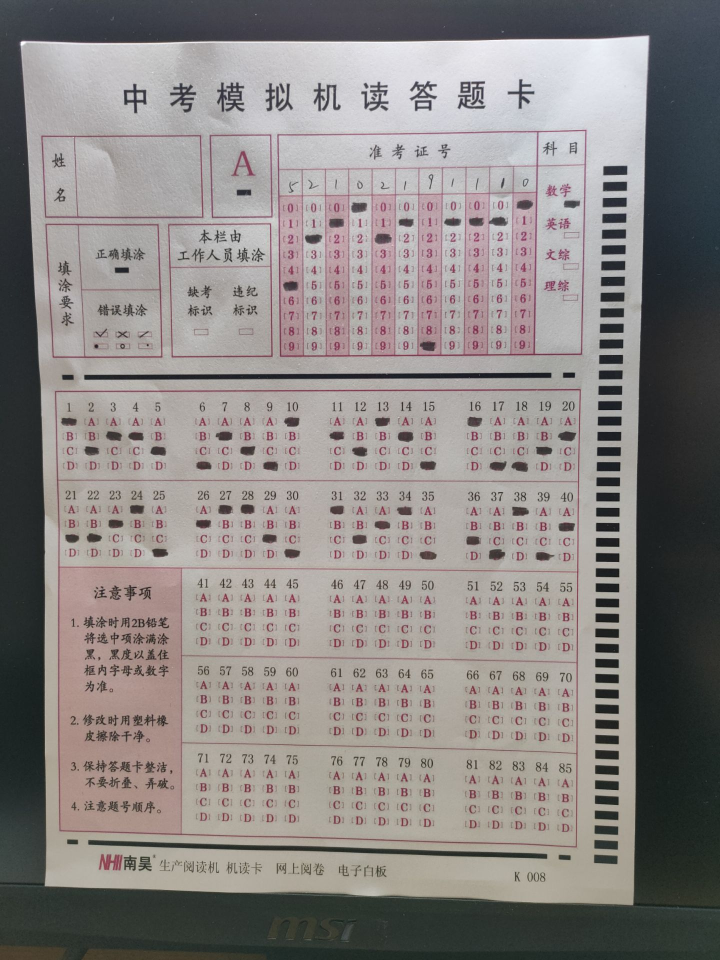
#> input picture img/2.jpg, 1440 x 1920 px (shown at 1/2 size)
$ python -i Segment.py   (imports and definitions only)   (older library calls are emulated)
#> lines starting #> are read from the running program, lines starting #| are printed output that depends on the picture; after the words box and inside, x2 and y2 are one past the last pixel; in counts of white or black regions, pixels touching at a corner belong together
### utils.py
import cv2
import numpy as np
import imutils as im
from MACROS import *


# [11 lines left out: function sobel_binarize, not called in this run]

def edge_detection(binary):
    """
    Perform edge detection on the input image.

    Parameters:
    binary (numpy.ndarray): Binary scale image.

    Returns:
    numpy.ndarray: The edge-detected image.
    """
    # [8 lines of commented-out code are left out]
    edge = im.auto_canny(binary)
    # edge = cv2.Canny(img, 50, 150)
    # cv2.imshow("Edge", edge)

    return edge


def line_length(line):
    """
    Calculate the length of the given line.

    Parameters:
    line (numpy.ndarray): The input line.

    Returns:
    float: The length of the given line.
    """
    if line is None:
        return 0

    x1, y1, x2, y2 = line
    return np.sqrt((x2 - x1) ** 2 + (y2 - y1) ** 2)


# [14 lines left out: function line_angle, not called in this run]

### modules/Hough.py
import cv2
import numpy as np
import imutils as im
from MACROS import *
from utils import *


def hough_longest_line(img, edge=None, constrain:callable=None, verbose=False, maxLineGap=20, minLineGap=20):
    """
    Find the longest line in the image using Hough transform.

    Parameters:
    img (numpy.ndarray): The input image.
    verbose (bool): Whether to show the intermediate results.

    Returns:
    numpy.ndarray: The longest line in the image.
    """
    if edge is None:
        gray = cv2.cvtColor(img, cv2.COLOR_BGR2GRAY)
        binary = sobel_binarize(gray)
        edge = edge_detection(binary)

    # Find the longest line
    lines = cv2.HoughLinesP(edge, 1, np.pi / 180, 100, minLineLength=100, maxLineGap=maxLineGap)
    if lines is None:
        raise InvalidLineError

    if verbose:
        temp = np.copy(img)
        for line in lines:
            x1, y1, x2, y2 = line[0]
            cv2.line(temp, (x1, y1), (x2, y2), (0, 255, 0), 1)
        cv2.namedWindow("Lines", cv2.WINDOW_NORMAL)
        cv2.imshow("Lines", temp)

    # Find the longest line
    longest_line = np.array([0, 0, 0, 0])
    for line in lines:
        # Validate the line
        if constrain is not None and not constrain(line[0]):
            continue
        if line_length(line[0]) > line_length(longest_line):
            longest_line = line[0]

    if verbose:
        temp = np.copy(img)
        x1, y1, x2, y2 = longest_line
        cv2.line(temp, (x1, y1), (x2, y2), (0, 255, 0), 2)
        cv2.namedWindow("Longest line", cv2.WINDOW_NORMAL)
        cv2.imshow("Longest line", temp)

    if line_length(longest_line) == 0:
        return None

    return longest_line


# [39 lines left out: function hough_intersection, not called in this run]

### MACROS.py
import numpy as np

# parameters for image processing
RESIZE_THRESHOLD_PIXEL = 2000
RESIZE_SCALE = 0.3
ADJUST_CONTRAST_ALPHA = 1.6

ADJUST_CONTRAST_BETA = 0

GAUSSIAN_KERNEL_HSIZE = 3
GAUSSIAN_KERNEL_SIGMA = 0
GAUSSIAN_KERNEL = (GAUSSIAN_KERNEL_HSIZE, GAUSSIAN_KERNEL_HSIZE), GAUSSIAN_KERNEL_SIGMA

MORPH_KERNEL_SIZE = 2
MORPH_KERNEL = np.ones((MORPH_KERNEL_SIZE, MORPH_KERNEL_SIZE), np.uint8)

CONTOUR_AREA_THRESH = 0.1
CONTOUR_PERIMETER_THRESH = 0.3
LOCATE_LINE_DUTY_THRESH = 0.5
LOCATE_CONTOUR_NUMBER = 46
COLUMN_NUMBER = 23

SEGMENT_LOCATE_LINE_THRESH = 0.2
SEGMENT_REGION_LINE_THRESH = 1

PARSE_ANSWER_BASE = 0
PARSE_INFO_BASE = 100
PARSE_SUBJECT_BASE = 1000
PARSE_SUBJECT = ["数学", "英语", "文综", "理综"]

SCORE_PER_QUESTION = 5
QUESTION_NUMBER = 40
EXAM_NUMBER_DIGIT = 11

class sheetStats:
    def __init__(self) -> None:
        self.locate_line = None
        self.region_line_h1 = None
        self.region_line_h2 = None
        self.region_line_v1 = None
        self.region_line_v2 = None

        self.info_bin = None
        self.answer_bin = None
        self.locate_bin = None

        self.info_centers = None
        self.answer_centers = None
        self.locate_centers = None

        self.exam_number = dict()
        self.answers = dict()
        self.subject = ""

        self.number = ""
        self.results = [0] * QUESTION_NUMBER
        self.score = 0

class InvalidContourError(Exception):
    def __str__(self):
        return "Invalid or no contour detected."

class InvalidLineError(Exception):
    def __str__(self):
        return "Invalid or no line detected."

class InvalidBoundaryError(Exception):
    def __str__(self):
        return "Invalid boundary."

class InvalidLocateContourNumberError(Exception):
    def __init__(self, *args: object) -> None:
        super().__init__(*args)
        self.num = args[0]

    def __str__(self):
        return "Invalid number of locate contours: %d" % self.num

### modules/Segment.py
import cv2
import numpy as np
import imutils as im

from modules.Hough import hough_longest_line
from utils import *
from MACROS import *

def segment(img, verbose=False):

    sheet = sheetStats()

    original = np.copy(img)
    gray = cv2.cvtColor(img, cv2.COLOR_BGR2GRAY)
    # edge = edge_detection(sobel_binarize(gray))
    edge = edge_detection(gray)

    bin = binarize_and_enhence(gray)
    locate_line = hough_longest_line(img, edge)
    print("Locate line", locate_line) if verbose else None
    sheet.locate_line = locate_line

    bin, locate_bin = filter_locate_line(bin, locate_line)
    sheet.locate_bin = locate_bin
    bin = cv2.morphologyEx(bin, cv2.MORPH_CLOSE, np.ones((3, 3)), iterations=3)


    # edge = cv2.Canny(bin, 0, 255)
    edge = im.auto_canny(bin)
    _, y1, _, y2 = locate_line
    y_mid = (y1 + y2) // 2
    y_min = min(y1, y2)
    y_max = max(y1, y2)
    len = line_length(locate_line)

    # Constraints for horizontal region line
    check1 = lambda line: y_min < line[1] < y_mid and y_min < line[3] < y_mid and \
                            np.abs(line_angle(line)) < 0.1 and line_length(line) > len * 0.5
    check2 = lambda line: y_mid < line[1] < y_max + 10 and y_mid < line[3] < y_max + 10 and \
                            np.abs(line_angle(line)) < 0.1 and line_length(line) > len * 0.5

    # Find the horizontal region lines
    region_line_h1 = hough_longest_line(img, bin, constrain=check1, maxLineGap=20, verbose=verbose)
    region_line_h2 = hough_longest_line(img, bin, constrain=check2, maxLineGap=20, verbose=verbose)
    print("Horizontal region lines:", region_line_h1, region_line_h2) if verbose else None

    if region_line_h1 is None and region_line_h2 is None:
        raise InvalidLineError

    region_line_h1 = region_line_h2 if region_line_h1 is None else region_line_h1
    region_line_h2 = region_line_h1 if region_line_h2 is None else region_line_h2

    sheet.region_line_h1 = region_line_h1
    sheet.region_line_h2 = region_line_h2

    # Find the vertical region lines
    l, r = find_vertical_boundary(bin, (region_line_h1, region_line_h2))
    if l < 0 or r > bin.shape[1]:
        l = 0; r = bin.shape[1]
        # raise InvalidBoundaryError

    sheet.region_line_v1 = np.array([l, 0, l, bin.shape[0]])
    sheet.region_line_v2 = np.array([r, 0, r, bin.shape[0]])

    # Segment the binary image into info and answer regions
    info_bin = np.copy(bin)
    answer_bin = np.copy(bin)
    info_bin[region_line_h1[1] - 8:, :] = 0
    info_bin[:min(locate_line[1], locate_line[3]), :] = 0
    answer_bin[:region_line_h1[1] + 8, :] = 0
    answer_bin[region_line_h2[1] - 8:, :] = 0
    sheet.info_bin = info_bin
    sheet.answer_bin = answer_bin

    if verbose:
        temp = np.copy(original)
        cv2.line(temp, (l, 0), (l, bin.shape[0]), (0, 255, 0), 2)
        cv2.line(temp, (r, 0), (r, bin.shape[0]), (0, 255, 0), 2)
        x1, y1, x2, y2 = region_line_h1
        cv2.line(temp, (x1, y1), (x2, y2), (0, 255, 0), 2)
        x1, y1, x2, y2 = region_line_h2
        cv2.line(temp, (x1, y1), (x2, y2), (0, 255, 0), 2)
        cv2.namedWindow("Region lines", cv2.WINDOW_NORMAL)
        cv2.imshow("Region lines", temp)
        cv2.namedWindow("Info", cv2.WINDOW_NORMAL)
        cv2.namedWindow("Answer", cv2.WINDOW_NORMAL)
        cv2.namedWindow("Locate", cv2.WINDOW_NORMAL)
        cv2.namedWindow("Binary", cv2.WINDOW_NORMAL)
        cv2.imshow("Binary", bin)
        cv2.imshow("Info", info_bin)
        cv2.imshow("Answer", answer_bin)
        cv2.imshow("Locate", locate_bin)

    return sheet


def binarize_and_enhence(gray):
    # Convert to binary image with OTSU method
    gray = cv2.convertScaleAbs(gray, alpha=1.4, beta=0)
    gray = cv2.GaussianBlur(gray, (3, 3), 0)
    gray = cv2.morphologyEx(gray, cv2.MORPH_OPEN, np.ones((3, 3)), iterations=2)
    _, bin = cv2.threshold(gray, 0, 255, cv2.THRESH_OTSU)
    bin = ~bin

    # Morph open operation to remove noise
    kernel = np.ones((5, 5), np.uint8)
    bin = cv2.morphologyEx(bin, cv2.MORPH_OPEN, kernel)
    return bin


def filter_locate_line(bin, locate_line):
    x1, y1, x2, y2 = locate_line
    y1, y2 = np.sort([y1, y2])
    column_scan = (x1 + x2) // 2
    # Scan from the locate line to the left
    locate_line_duty = np.sum(bin[:, column_scan])
    while column_scan > 0:
        if np.sum(bin[:, column_scan]) < locate_line_duty * SEGMENT_LOCATE_LINE_THRESH:
            break
        column_scan -= 1

    # print(column_scan)
    # Filter the locate line
    reverse = np.copy(bin)
    bin[:, column_scan:] = 0

    reverse[:, :column_scan] = 0
    reverse[:y1 - 5, :] = 0
    reverse[y2 + 5:, :] = 0
    column_scan = (x1 + x2) // 2
    while column_scan < bin.shape[1]:
        if np.sum(reverse[:, column_scan]) < locate_line_duty * SEGMENT_LOCATE_LINE_THRESH:
            break
        column_scan += 1
    reverse[:, column_scan:] = 0
    return bin, reverse

# [19 lines left out: function find_vertical_boundary, not called in this run]


def fix_region_lines(region_line_h1, region_line_h2):
    pass

>>> import cv2
>>> picture = cv2.imread('../img/2.jpg')
#> picture is the input picture: shape (1920, 1440, 3); mean B, G, R 130.6, 132.5, 137.5
>>> result = segment(picture)
#> in edge_detection, `edge = im.auto_canny(binary)`:
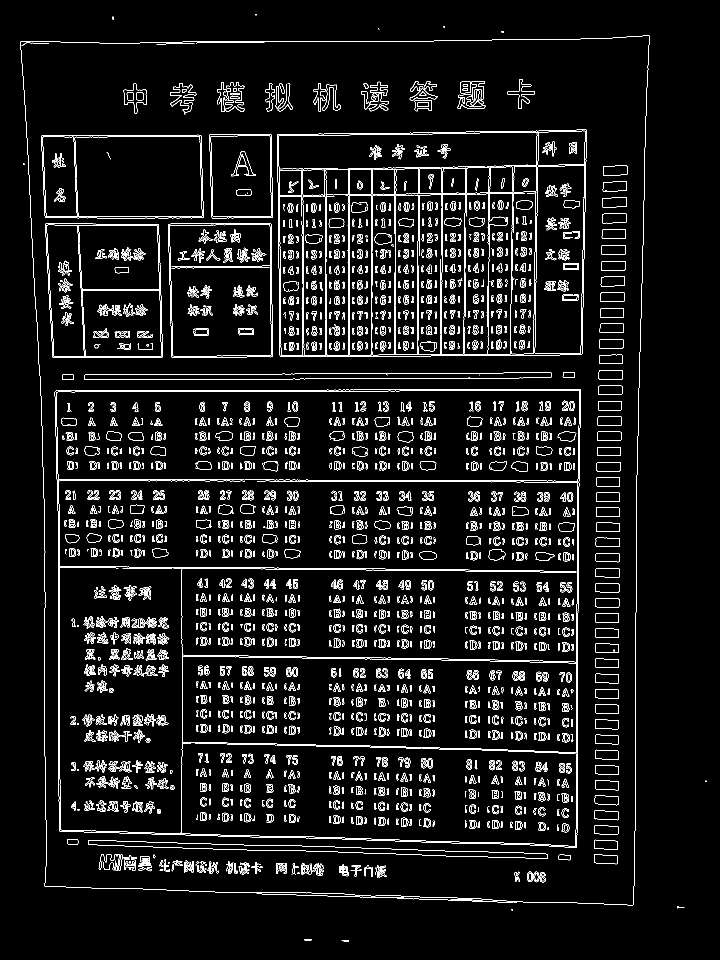
#> edge: shape (1920, 1440) (shown at 1/2 size); 5.7% white in thin lines or dots
#> in binarize_and_enhence, `gray = cv2.convertScaleAbs(gray, alpha=1.4, beta=0)`:
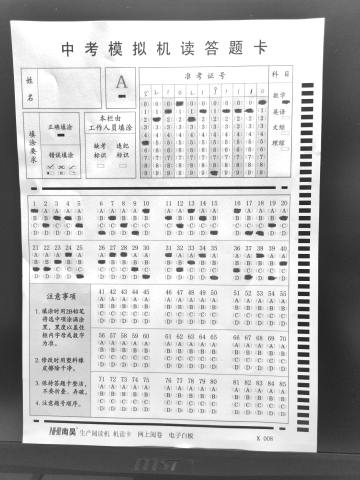
#> gray: shape (1920, 1440) (shown at 1/4 size); min 14, max 255, mean 183.8
#> in binarize_and_enhence, `_, bin = cv2.threshold(gray, 0, 255, cv2.THRESH_OTSU)`:
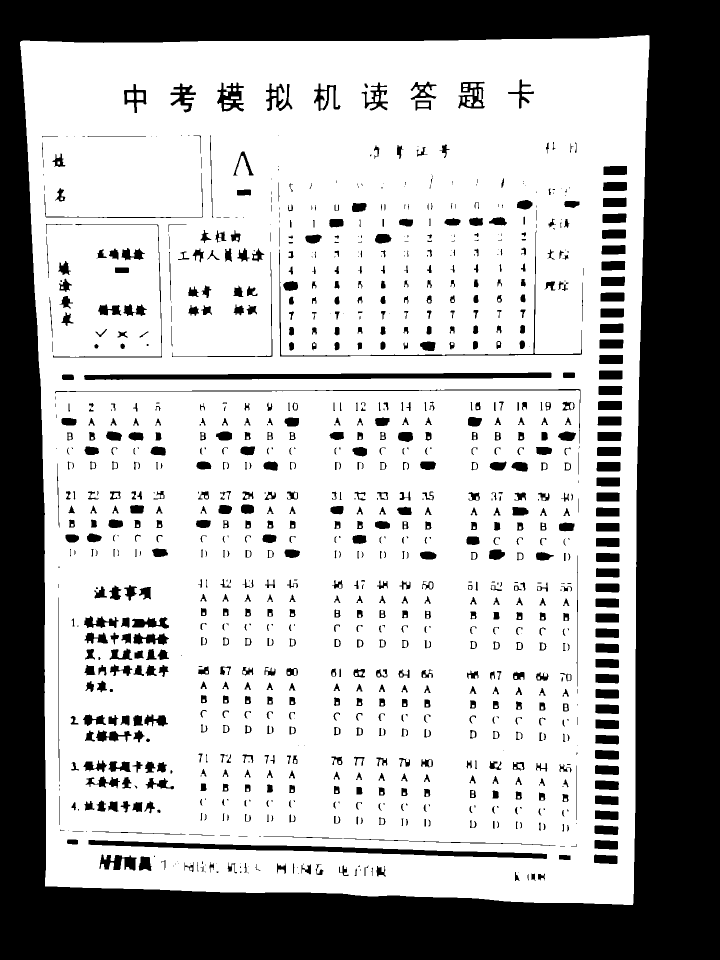
#> bin: shape (1920, 1440) (shown at 1/2 size); 67.8% white; 1077 black regions (252 under 20 px), largest, box (x1, y1, x2, y2) and area: (0, 0, 1440, 1920) 712323, (168, 745, 1103, 760) 9576, (177, 1680, 1094, 1718) 9018
#> in binarize_and_enhence, `bin = cv2.morphologyEx(bin, cv2.MORPH_OPEN, kernel)`:
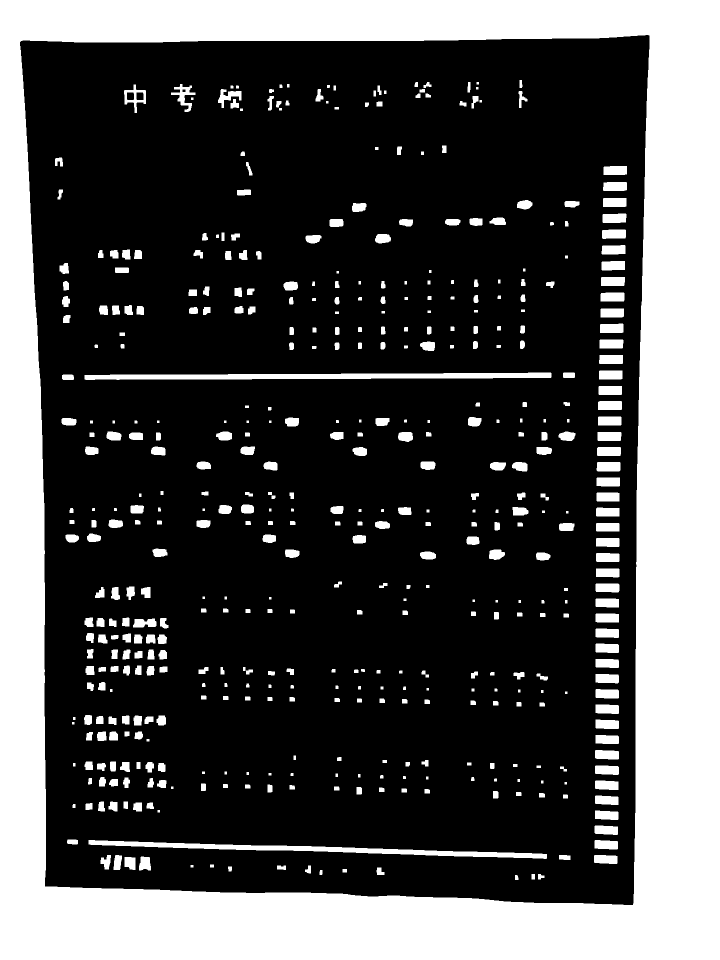
#> bin: shape (1920, 1440) (shown at 1/2 size); 30.4% white; 498 white regions, largest, box (x1, y1, x2, y2) and area: (0, 0, 1440, 1920) 712314, (169, 745, 1103, 760) 9566, (177, 1680, 1094, 1718) 9018
#> in hough_longest_line, `lines = cv2.HoughLinesP(edge, 1, np.pi / 180, 100, minLineLength=100, ..`: lines = 841 rows, first 6: [89, 1512, 89, 1206], [1162, 709, 1169, 284], [1020, 1323, 1155, 1325], [776, 781, 1078, 781], [644, 1791, 994, 1803], [558, 1674, 929, 1686]
#> the loop in hough_longest_line, `for line in lines:` made 841 passes
#> longest_line on passes 1, 2, 7, 11, 23, 53: [89, 1512, 89, 1206], [1162, 709, 1169, 284], [116, 1521, 116, 1022], [114, 959, 615, 959], [48, 180, 78, 742], [1237, 1609, 1237, 331]
#> in segment, `locate_line = hough_longest_line(img, edge)`: locate_line = [1237, 1609, 1237, 331]
#> in filter_locate_line, `x1, y1, x2, y2 = locate_line`: x1 = 1237; y1 = 1609; x2 = 1237; y2 = 331
#> in filter_locate_line, `y1, y2 = np.sort([y1, y2])`: y2 = 1609
#> in filter_locate_line, `column_scan = (x1 + x2) // 2`: column_scan = 1237
#> in filter_locate_line, `locate_line_duty = np.sum(bin[:, column_scan])`: locate_line_duty = 220575
#> the loop in filter_locate_line, `while column_scan > 0:` made 1237 passes
#> column_scan on passes 1 to 3: 1236, 1235, 1234
#> after the loop in filter_locate_line, `while column_scan > 0:`: column_scan = 0
#> in filter_locate_line, `column_scan = (x1 + x2) // 2`: column_scan = 1237
#> the loop in filter_locate_line, `while column_scan < bin.shape[1]:` made 12 passes
#> after the loop in filter_locate_line, `while column_scan < bin.shape[1]:`: column_scan = 1248
#> in filter_locate_line, `reverse[:, column_scan:] = 0`:
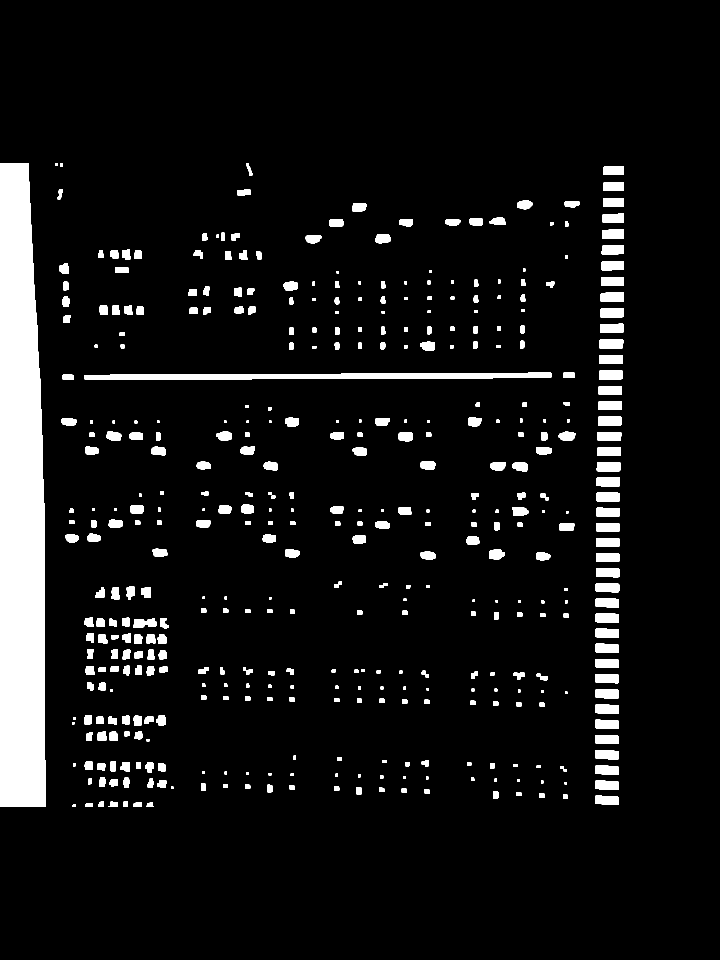
#> reverse: shape (1920, 1440) (shown at 1/2 size); 7.6% white; 433 white regions, largest, box (x1, y1, x2, y2) and area: (0, 326, 92, 1614) 104795, (169, 745, 1103, 760) 9566, (1193, 924, 1241, 943) 892
#> in segment, `_, y1, _, y2 = locate_line`: y1 = 1609; y2 = 331
#> in segment, `y_mid = (y1 + y2) // 2`: y_mid = 970
#> in segment, `y_min = min(y1, y2)`: y_min = 331
#> in segment, `y_max = max(y1, y2)`: y_max = 1609
#> in segment, `len = line_length(locate_line)`: len = 1278
#> (the run stopped early here; a loop or call above may not have finished)

$ run again, on img/cam.jpg
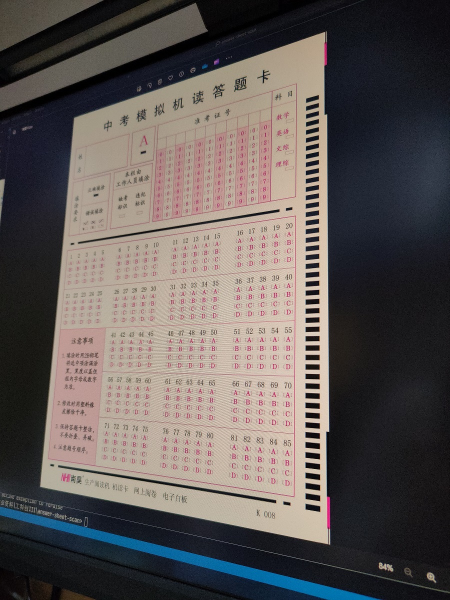
#> input picture img/cam.jpg, 900 x 1200 px (shown at 1/2 size)
#> picture is the input picture: shape (1200, 900, 3); mean B, G, R 86.8, 89, 95.5
#> in edge_detection, `edge = im.auto_canny(binary)`:
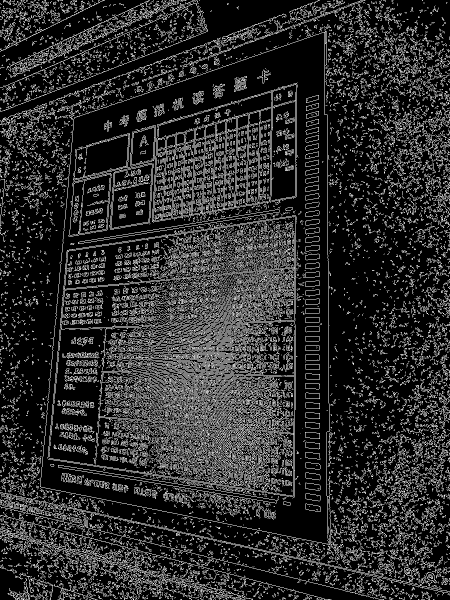
#> edge: shape (1200, 900) (shown at 1/2 size); 17.1% white in thin lines or dots
#> lines = 1359 rows, first 6: [125, 936, 679, 382], [3, 1102, 632, 473], [12, 1117, 670, 459], [9, 1102, 628, 483], [194, 852, 655, 391], [224, 598, 589, 963]
#> the loop in hough_longest_line, `for line in lines:` made 1359 passes
#> longest_line on passes 1 to 3: [125, 936, 679, 382], [3, 1102, 632, 473], [12, 1117, 670, 459]
#> locate_line = [125, 482, 842, 1199]
#> in filter_locate_line, `x1, y1, x2, y2 = locate_line`: x1 = 125; y1 = 482; x2 = 842; y2 = 1199
#> in filter_locate_line, `column_scan = (x1 + x2) // 2`: column_scan = 483
#> locate_line_duty = 75480
#> the loop in filter_locate_line, `while column_scan > 0:` made 483 passes
#> column_scan on passes 1 to 3: 482, 481, 480
#> after the loop in filter_locate_line, `while column_scan > 0:`: column_scan = 0
#> in filter_locate_line, `reverse[:y1 - 5, :] = 0`:
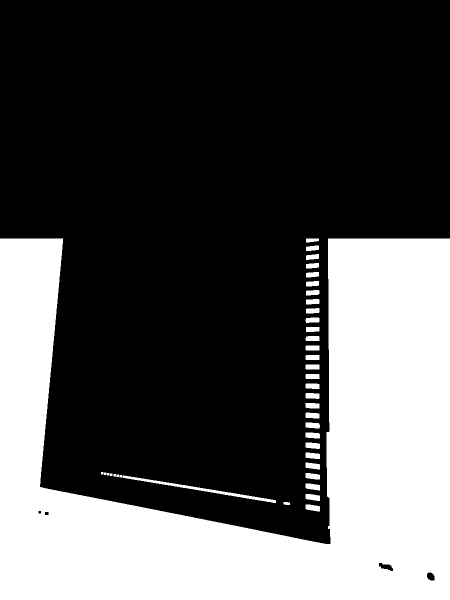
#> reverse: shape (1200, 900) (shown at 1/2 size); 32.6% white; 39 white regions, largest, box (x1, y1, x2, y2) and area: (0, 477, 900, 1200) 342059, (245, 951, 552, 1006) 1705, (611, 988, 640, 1002) 321
#> in filter_locate_line, `column_scan = (x1 + x2) // 2`: column_scan = 483
#> after the loop in filter_locate_line, `while column_scan < bin.shape[1]:`: column_scan = 900
#> in segment, `_, y1, _, y2 = locate_line`: y1 = 482; y2 = 1199
#> y_mid = 840
#> y_min = 482
#> y_max = 1199
#> len = 1014
